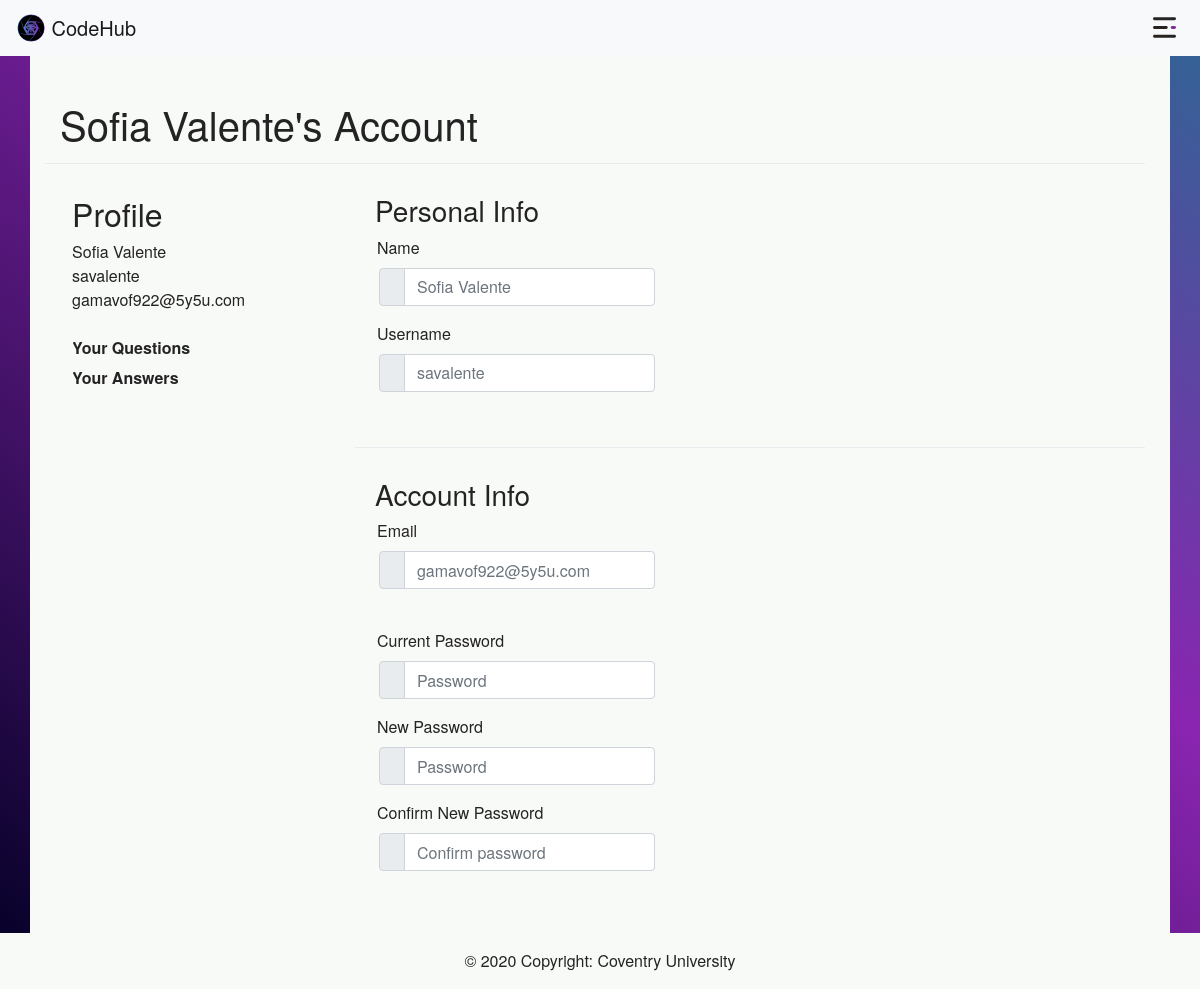
The app's page /savalente/account (signed in), older data.
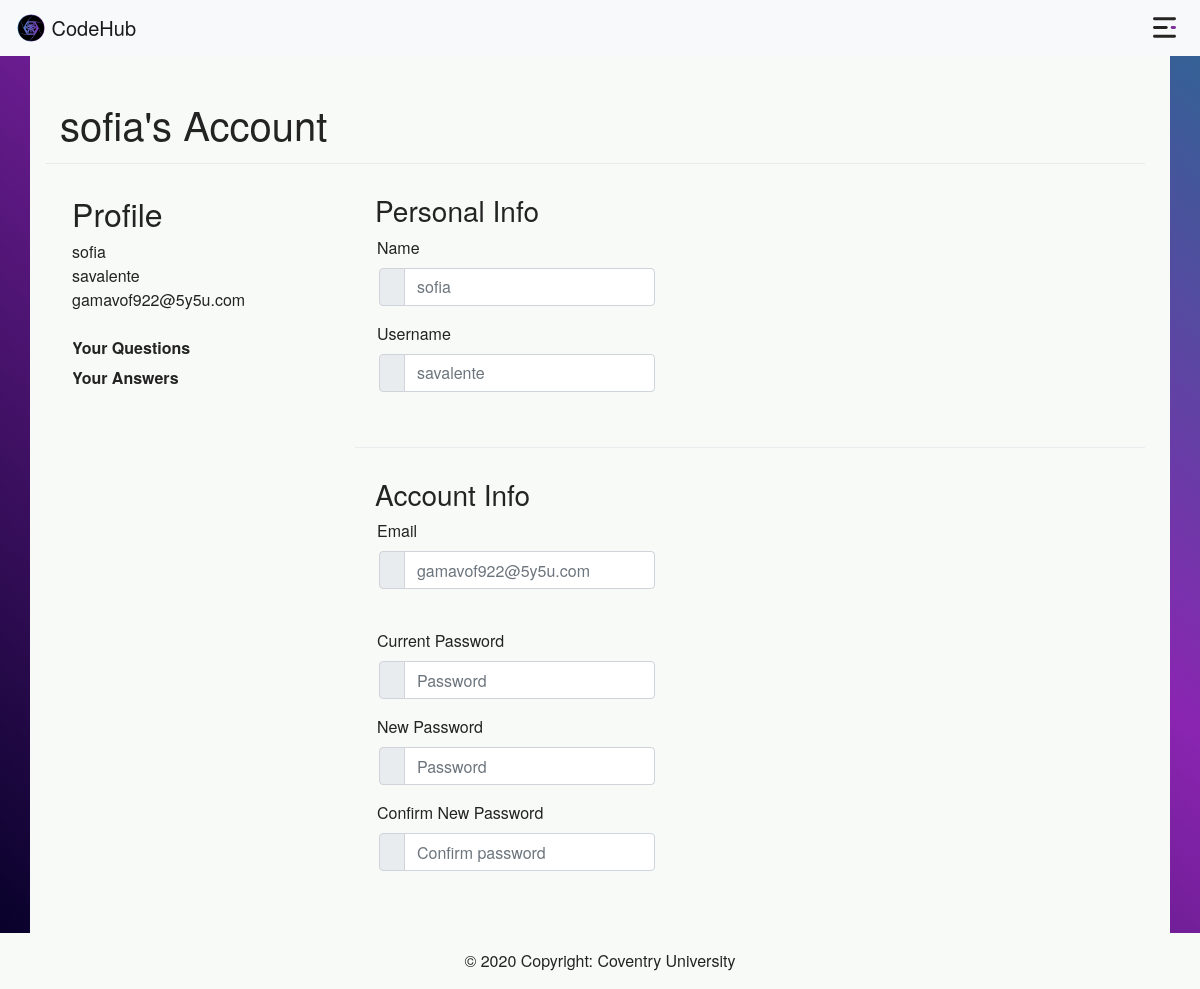
The same page, newer data.
### app/models/models.py (models this page shows, shortened)
class User(db.Model, UserMixin):
    user_id = db.Column(db.Integer, primary_key=True)
    name = db.Column(db.String(80), unique=False, nullable=False)
    username = db.Column(db.String(80), unique=True, nullable=False)
    email = db.Column(db.String(120), unique=True, nullable=False)
    password = db.Column(db.String(120), nullable=False)
    email_confirmation = db.Column(db.Boolean(1), unique=False, default=False)
    question = db.relationship('Question', backref='author', lazy=True)
    answer = db.relationship('Answer', backref='author', lazy=True)

### app/routes.py (the view, shortened to what this page needs)
@app_blp.route('/<username>/account', methods=['GET', 'POST'])
@login_required
def account(username):
    form = Account_Form()
    user = User.query.filter_by(username=current_user.username).first()
    if current_user.email_confirmation == False:
        flash(f'Activate your account first, {user.name}', 'danger')
        return redirect(url_for('.unconfirmed', username=user.username))
    return render_template('account.html', title='account', form=form)

### app/forms/account.py (shortened to what this page needs)
class Account_Form(FlaskForm):
    name = StringField('Name', validators=[Optional()])
    username = StringField('Username', validators=[Optional()])
    email = StringField('Email', validators=[Optional(), Regexp(email_reg)])
    current_password = PasswordField('Password', validators=[Optional()])
    new_password = PasswordField('Password', validators=[Optional(), Regexp(password_reg), Length(min=8)])
    confirm_password = PasswordField('Confirm Password', validators=[Optional(), EqualTo('new_password')])
    submit = SubmitField('Update Account')

### app/models/models.py (called while the page is built)
@login_manager.user_loader
def load_user(user_id):
    return User.query.get(int(user_id))

### app/templates/account.html (shortened to what the changed rows need)
{% extends 'base.html' %}
{% block body %}
    <div class="container feedArea">
        <br>
        <h1 id="account_titlle">{{ current_user.name }}'s Account</h1>
        <div id="account_dividir" class="dropdown-divider"></div>
        <div class="row col-container">
            <div class="col- info">
                <ul id='title' class="meta list list-unstyled">
                    <h2 class="title"><span class="pro-label label label-warning">Profile</span></h2>
                    <li>{{ current_user.name }}</li>
                    <li>{{ current_user.username }}</li>
                    <li>{{ current_user.email }}</li>
                    <br>
                    <a href="/{{ current_user.username }}/questions">Your Questions</a>
                    <a href="/{{ current_user.username }}/answers">Your Answers</a>
                </ul>
            </div>
            <div class="col-md">
                <form class="register_box_size" method="POST" action="">
                    <div class="form-group input-group">
                        <div class="input-group-prepend">
                            <span class="input-group-text">  </span>
                        </div>
                        {% if form.name.errors %}
                            {{ form.name(class="form-control is-invalid") }}
                            <div class="invalid-feedback">
                                {% for error in form.name.errors %}
                                    {{ error }}
                                {% endfor %}
                            </div>
                        {% else %}
                            {{ form.name(class="form-control", placeholder=current_user.name) }}
                        {% endif %}
                    </div>
                    <div class="form-group input-group">
                        <div class="input-group-prepend">
                            <span class="input-group-text">  </span>
                        </div>
                        {% if form.username.errors %}
                            {{ form.username(class="form-control is-invalid") }}
                            <div class="invalid-feedback">
                                {% for error in form.username.errors %}
                                    {{ error }}
                                {% endfor %}
                            </div>
                        {% else %}
                            {{ form.username(class="form-control", placeholder=current_user.username) }}
                        {% endif %}
                    </div>
                    <br>
                    <div class="form-group input-group">
                        <div class="input-group-prepend">
                            <span class="input-group-text">  </span>
                        </div>
                        {% if form.email.errors %}
                            {{ form.email(class="form-control is-invalid") }}
                            <div class="invalid-feedback">
                                {% for error in form.email.errors %}
                                    {{ error }}
                                {% endfor %}
                            </div>
                        {% else %}
                            {{ form.email(class="form-control", placeholder=current_user.email) }}
                        {% endif %}
                    </div>
                    <br>
                    <br>
                    <br>
                </form>
            </div>
        </div>
    </div>
{% endblock %}

Row changes from the older to the newer data that the page shows:
changed User "savalente": name "Sofia Valente" → "sofia"
